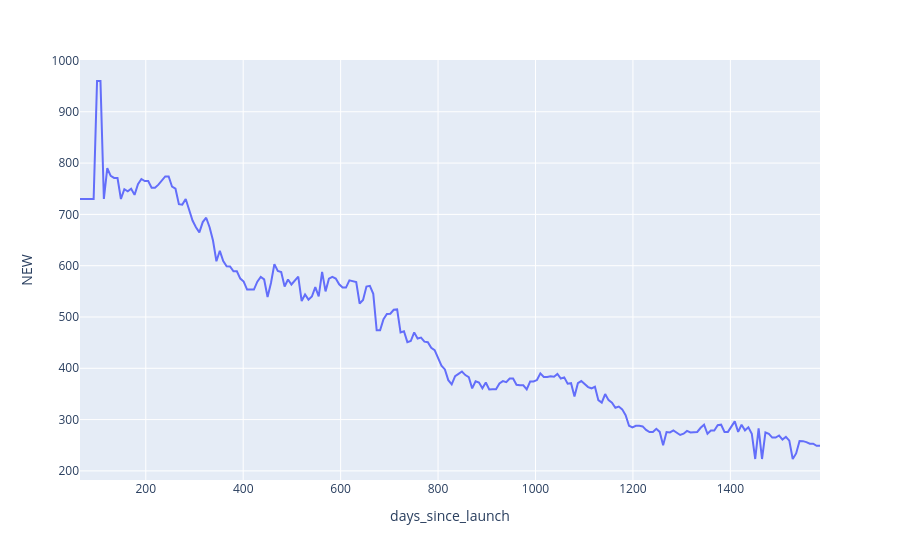

Write notebook code for a chart like this one.
### Code cell
import os
import pandas as pd
data_folder = '../data/'
path = os.path.join(data_folder)

df = pd.DataFrame()
df2 = pd.DataFrame()
for file in os.listdir(path):
    if 'price_history' in file:
        df2 = pd.read_csv(data_folder + file)
        df = pd.concat([df, df2])
        

meta_path = '../data/all_products_meta.csv'
meta_df = pd.read_csv(meta_path)

df = df.merge(meta_df, on = 'asin')

KEEPA_EPOCH = pd.Timestamp('2011-01-01')
df['listedSince'] = pd.to_datetime(KEEPA_EPOCH + pd.to_timedelta(df['listedSince'], 'min'))
df['datetime'] = pd.to_datetime(df['datetime'])
df['days_since_launch'] = (df['datetime'] - df['listedSince']).dt.days
df = df[df['days_since_launch'] > 0]

df['median'] = df.groupby('asin')['NEW'].transform('median')
df = df[df['NEW'] < 3 * df['median']]
df = df[df['NEW'].notna()]

df = df.set_index('datetime', drop = True)
backup_df = df
df = df.groupby('asin').resample('W')['NEW'].min().reset_index()
df['NEW'] = df.groupby('asin')['NEW'].ffill()

df = df.merge(meta_df[['asin', 'brand', 'model', 'listedSince']], on='asin', how='left')
df['listedSince'] = pd.to_datetime(KEEPA_EPOCH + pd.to_timedelta(df['listedSince'], 'min'))
df['days_since_launch'] = (df['datetime'] - df['listedSince']).dt.days

import plotly.express as px
iphone_13_df = df[df['model'] == 'iPhone 13']
chart = px.line(iphone_13_df, x = 'days_since_launch', y = 'NEW')
chart.show()

### Figure 1 — Plotly figure (JSON) as saved in the notebook; plotly's stock layout.template omitted (floating-point values rounded to 4 significant figures; data arrays with more than 128 entries replaced by an {"elided": "..."} marker saying what was removed)
{"data": [{"hovertemplate": "days_since_launch=%{x}<br>NEW=%{y}<extra></extra>", "legendgroup": "", "line": {"color": "#636efa", "dash": "solid"}, "marker": {"symbol": "circle"}, "mode": "lines", "name": "", "orientation": "v", "showlegend": false, "type": "scatter", "x": {"elided": "218 int values"}, "xaxis": "x", "y": {"elided": "218 float values"}, "yaxis": "y"}], "layout": {"legend": {"tracegroupgap": 0}, "margin": {"t": 60}, "xaxis": {"anchor": "y", "domain": [0, 1], "title": {"text": "days_since_launch"}}, "yaxis": {"anchor": "x", "domain": [0, 1], "title": {"text": "NEW"}}}}
